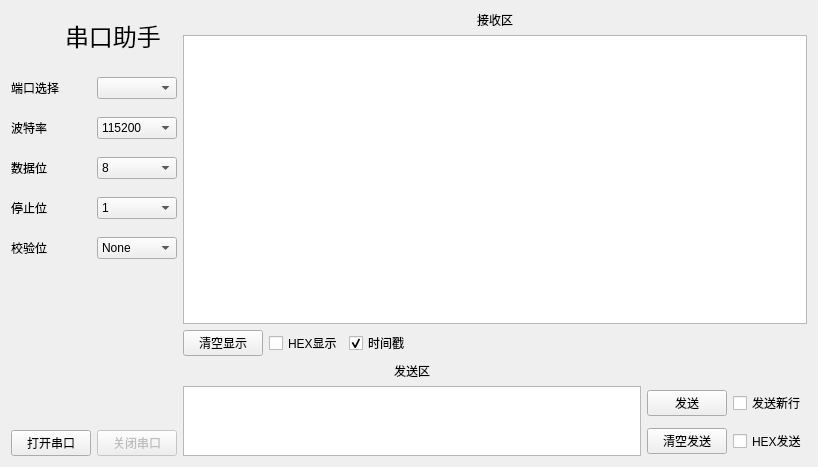
<?xml version="1.0" encoding="UTF-8"?>
<ui version="4.0">
 <class>SerialAssistantPage</class>
 <widget class="QWidget" name="SerialAssistantPage">
  <property name="geometry">
   <rect>
    <x>0</x>
    <y>0</y>
    <width>818</width>
    <height>467</height>
   </rect>
  </property>
  <property name="windowTitle">
   <string>Form</string>
  </property>
  <layout class="QGridLayout" name="gridLayout_5">
   <item row="0" column="1">
    <layout class="QGridLayout" name="gridLayout_4">
     <item row="2" column="1" alignment="Qt::AlignRight">
      <widget class="QCheckBox" name="checkBox_hexReceive">
       <property name="focusPolicy">
        <enum>Qt::NoFocus</enum>
       </property>
       <property name="text">
        <string>HEX显示</string>
       </property>
      </widget>
     </item>
     <item row="2" column="2">
      <widget class="QCheckBox" name="checkBox_timestamp">
       <property name="focusPolicy">
        <enum>Qt::NoFocus</enum>
       </property>
       <property name="text">
        <string>时间戳</string>
       </property>
       <property name="checked">
        <bool>true</bool>
       </property>
      </widget>
     </item>
     <item row="2" column="0">
      <widget class="QPushButton" name="pushButton_clearReceive">
       <property name="focusPolicy">
        <enum>Qt::NoFocus</enum>
       </property>
       <property name="text">
        <string>清空显示</string>
       </property>
      </widget>
     </item>
     <item row="2" column="3">
      <spacer name="horizontalSpacer">
       <property name="orientation">
        <enum>Qt::Horizontal</enum>
       </property>
       <property name="sizeHint" stdset="0">
        <size>
         <width>40</width>
         <height>20</height>
        </size>
       </property>
      </spacer>
     </item>
     <item row="1" column="0" colspan="4">
      <widget class="QTextEdit" name="textEdit_receive">
       <property name="readOnly">
        <bool>true</bool>
       </property>
      </widget>
     </item>
     <item row="0" column="0" colspan="4" alignment="Qt::AlignHCenter">
      <widget class="QLabel" name="label_receive">
       <property name="text">
        <string>接收区</string>
       </property>
      </widget>
     </item>
    </layout>
   </item>
   <item row="1" column="1">
    <layout class="QGridLayout" name="gridLayout_3">
     <item row="2" column="1" rowspan="2">
      <widget class="QTextEdit" name="textEdit_send"/>
     </item>
     <item row="2" column="2">
      <widget class="QPushButton" name="pushButton_send">
       <property name="focusPolicy">
        <enum>Qt::NoFocus</enum>
       </property>
       <property name="text">
        <string>发送</string>
       </property>
      </widget>
     </item>
     <item row="2" column="3">
      <widget class="QCheckBox" name="checkBox_sendNewLine">
       <property name="focusPolicy">
        <enum>Qt::NoFocus</enum>
       </property>
       <property name="text">
        <string>发送新行</string>
       </property>
      </widget>
     </item>
     <item row="3" column="2">
      <widget class="QPushButton" name="pushButton_clearSend">
       <property name="focusPolicy">
        <enum>Qt::NoFocus</enum>
       </property>
       <property name="text">
        <string>清空发送</string>
       </property>
      </widget>
     </item>
     <item row="3" column="3">
      <widget class="QCheckBox" name="checkBox_hexSend">
       <property name="focusPolicy">
        <enum>Qt::NoFocus</enum>
       </property>
       <property name="text">
        <string>HEX发送</string>
       </property>
      </widget>
     </item>
     <item row="1" column="1" alignment="Qt::AlignHCenter">
      <widget class="QLabel" name="label_send">
       <property name="text">
        <string>发送区</string>
       </property>
      </widget>
     </item>
    </layout>
   </item>
   <item row="0" column="0" rowspan="2">
    <layout class="QGridLayout" name="gridLayout">
     <property name="verticalSpacing">
      <number>18</number>
     </property>
     <item row="3" column="2" colspan="2">
      <widget class="QComboBox" name="comboBox_dataBits">
       <property name="focusPolicy">
        <enum>Qt::NoFocus</enum>
       </property>
       <item>
        <property name="text">
         <string>8</string>
        </property>
       </item>
       <item>
        <property name="text">
         <string>7</string>
        </property>
       </item>
       <item>
        <property name="text">
         <string>6</string>
        </property>
       </item>
       <item>
        <property name="text">
         <string>5</string>
        </property>
       </item>
      </widget>
     </item>
     <item row="3" column="0" colspan="2">
      <widget class="QLabel" name="label_dataBits">
       <property name="text">
        <string>数据位</string>
       </property>
      </widget>
     </item>
     <item row="0" column="0">
      <widget class="QToolButton" name="toolButton_back">
       <property name="sizePolicy">
        <sizepolicy hsizetype="Fixed" vsizetype="Fixed">
         <horstretch>0</horstretch>
         <verstretch>0</verstretch>
        </sizepolicy>
       </property>
       <property name="minimumSize">
        <size>
         <width>48</width>
         <height>48</height>
        </size>
       </property>
       <property name="focusPolicy">
        <enum>Qt::NoFocus</enum>
       </property>
       <property name="styleSheet">
        <string notr="true">QToolButton {
    border: none;
    background: transparent;
}
#toolButton_back:pressed {
    padding: 0px;
    margin: 0px;
}</string>
       </property>
       <property name="text">
        <string/>
       </property>
       <property name="icon">
        <iconset resource="../../resources/resources.qrc">
         <normaloff>:/images/images/取消.png</normaloff>:/images/images/取消.png</iconset>
       </property>
       <property name="iconSize">
        <size>
         <width>36</width>
         <height>36</height>
        </size>
       </property>
       <property name="popupMode">
        <enum>QToolButton::DelayedPopup</enum>
       </property>
      </widget>
     </item>
     <item row="7" column="0" colspan="2">
      <widget class="QPushButton" name="pushButton_open">
       <property name="focusPolicy">
        <enum>Qt::NoFocus</enum>
       </property>
       <property name="text">
        <string>打开串口</string>
       </property>
      </widget>
     </item>
     <item row="1" column="2" colspan="2">
      <widget class="QComboBox" name="comboBox_port">
       <property name="focusPolicy">
        <enum>Qt::NoFocus</enum>
       </property>
      </widget>
     </item>
     <item row="2" column="0" colspan="2">
      <widget class="QLabel" name="label_baudRate">
       <property name="text">
        <string>波特率</string>
       </property>
      </widget>
     </item>
     <item row="1" column="0" colspan="2">
      <widget class="QLabel" name="label_port">
       <property name="text">
        <string>端口选择</string>
       </property>
      </widget>
     </item>
     <item row="2" column="2" colspan="2">
      <widget class="QComboBox" name="comboBox_baudRate">
       <property name="focusPolicy">
        <enum>Qt::NoFocus</enum>
       </property>
       <property name="currentText">
        <string>115200</string>
       </property>
       <property name="currentIndex">
        <number>2</number>
       </property>
       <item>
        <property name="text">
         <string>9600</string>
        </property>
       </item>
       <item>
        <property name="text">
         <string>57600</string>
        </property>
       </item>
       <item>
        <property name="text">
         <string>115200</string>
        </property>
       </item>
      </widget>
     </item>
     <item row="5" column="2" colspan="2">
      <widget class="QComboBox" name="comboBox_parity">
       <property name="focusPolicy">
        <enum>Qt::NoFocus</enum>
       </property>
       <item>
        <property name="text">
         <string>None</string>
        </property>
       </item>
       <item>
        <property name="text">
         <string>Odd</string>
        </property>
       </item>
       <item>
        <property name="text">
         <string>Even</string>
        </property>
       </item>
      </widget>
     </item>
     <item row="4" column="2" colspan="2">
      <widget class="QComboBox" name="comboBox_stopBits">
       <property name="focusPolicy">
        <enum>Qt::NoFocus</enum>
       </property>
       <item>
        <property name="text">
         <string>1</string>
        </property>
       </item>
       <item>
        <property name="text">
         <string>1.5</string>
        </property>
       </item>
       <item>
        <property name="text">
         <string>2</string>
        </property>
       </item>
      </widget>
     </item>
     <item row="5" column="0" colspan="2">
      <widget class="QLabel" name="label_parity">
       <property name="text">
        <string>校验位</string>
       </property>
      </widget>
     </item>
     <item row="0" column="1" colspan="3">
      <widget class="QLabel" name="label_serialAssistant">
       <property name="font">
        <font>
         <pointsize>18</pointsize>
        </font>
       </property>
       <property name="text">
        <string>串口助手</string>
       </property>
      </widget>
     </item>
     <item row="4" column="0" colspan="2">
      <widget class="QLabel" name="label_stopBits">
       <property name="text">
        <string>停止位</string>
       </property>
      </widget>
     </item>
     <item row="7" column="2" colspan="2">
      <widget class="QPushButton" name="pushButton_close">
       <property name="enabled">
        <bool>false</bool>
       </property>
       <property name="focusPolicy">
        <enum>Qt::NoFocus</enum>
       </property>
       <property name="text">
        <string>关闭串口</string>
       </property>
      </widget>
     </item>
     <item row="6" column="0">
      <spacer name="verticalSpacer">
       <property name="orientation">
        <enum>Qt::Vertical</enum>
       </property>
       <property name="sizeHint" stdset="0">
        <size>
         <width>20</width>
         <height>40</height>
        </size>
       </property>
      </spacer>
     </item>
    </layout>
   </item>
  </layout>
 </widget>
 <resources>
  <include location="../../resources/resources.qrc"/>
 </resources>
 <connections/>
</ui>
